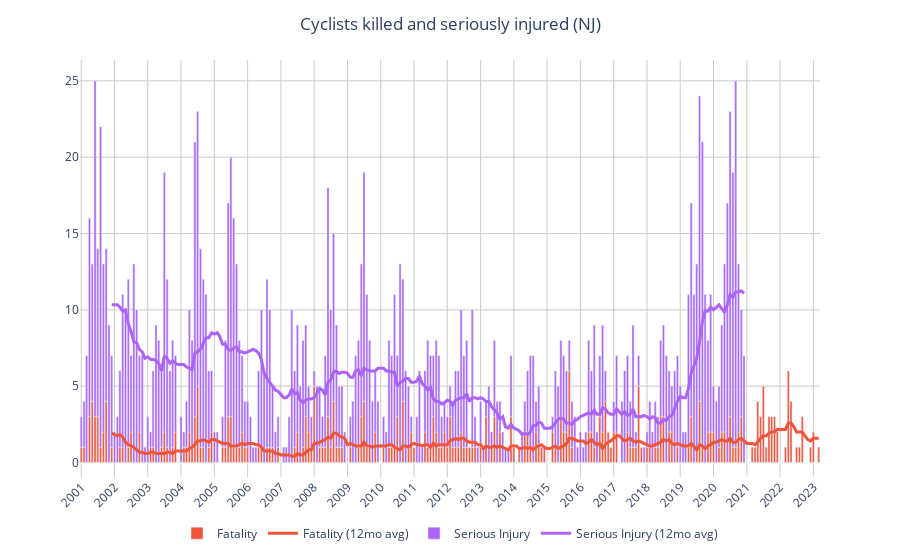

Here is the notebook cell this chart was saved with:
### Markdown cell above
### Cyclists

### Code cell
ksim_plot(abi, 'Cyclists killed and seriously injured (NJ)', 'cyclist-injuries')

### Figure 1 — Plotly figure (JSON) as saved in the notebook; plotly's stock layout.template omitted (floating-point values rounded to 4 significant figures; data arrays with more than 128 entries replaced by an {"elided": "..."} marker saying what was removed)
{"data": [{"alignmentgroup": "True", "hovertemplate": "%{y:,d}", "legendgroup": "Fatality", "legendrank": 100, "marker": {"color": "#EF553B", "pattern": {"shape": ""}}, "name": "Fatality", "offsetgroup": "Fatality", "orientation": "v", "showlegend": true, "textposition": "auto", "type": "bar", "x": {"elided": "267 str values"}, "xaxis": "x", "y": {"elided": "267 int values"}, "yaxis": "y"}, {"alignmentgroup": "True", "hovertemplate": "%{y:,d}", "legendgroup": "Serious Injury", "legendrank": 102, "marker": {"color": "#AB63FA", "pattern": {"shape": ""}}, "name": "Serious Injury", "offsetgroup": "Serious Injury", "orientation": "v", "showlegend": true, "textposition": "auto", "type": "bar", "x": {"elided": "267 str values"}, "xaxis": "x", "y": {"elided": "267 int values"}, "yaxis": "y"}, {"legendrank": 101, "line": {"color": "#EF553B", "width": 3}, "name": "Fatality (12mo avg)", "type": "scatter", "x": {"elided": "267 str values"}, "y": {"elided": "267 float values"}}, {"legendrank": 103, "line": {"color": "#AB63FA", "width": 3}, "name": "Serious Injury (12mo avg)", "type": "scatter", "x": {"elided": "267 str values"}, "y": {"elided": "267 float values"}}], "layout": {"barmode": "relative", "hovermode": "x", "legend": {"orientation": "h", "title": {"text": ""}, "tracegroupgap": 0, "x": 0.5, "xanchor": "center"}, "margin": {"t": 60}, "plot_bgcolor": "white", "title": {"text": "Cyclists killed and seriously injured (NJ)", "x": 0.5}, "xaxis": {"anchor": "y", "domain": [0, 1], "gridcolor": "#ccc", "tickangle": -45, "tickmode": "array", "ticktext": [2001, 2002, 2003, 2004, 2005, 2006, 2007, 2008, 2009, 2010, 2011, 2012, 2013, 2014, 2015, 2016, 2017, 2018, 2019, 2020, 2021, 2022, 2023], "tickvals": [2001, 2002, 2003, 2004, 2005, 2006, 2007, 2008, 2009, 2010, 2011, 2012, 2013, 2014, 2015, 2016, 2017, 2018, 2019, 2020, 2021, 2022, 2023], "title": {"text": ""}}, "yaxis": {"anchor": "x", "domain": [0, 1], "gridcolor": "#ccc", "title": {"text": ""}}}}
